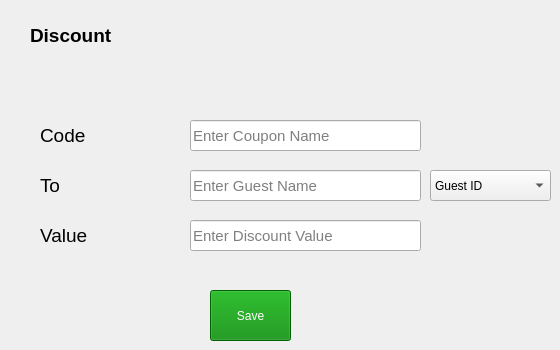
        <widget class="QWidget" name="tab_17">
         <attribute name="title">
          <string>Adding Coupon</string>
         </attribute>
         <widget class="QLineEdit" name="lineEdit_23">
          <property name="geometry">
           <rect>
            <x>190</x>
            <y>120</y>
            <width>231</width>
            <height>31</height>
           </rect>
          </property>
          <property name="font">
           <font>
            <family>Segoe UI</family>
            <pointsize>11</pointsize>
           </font>
          </property>
          <property name="placeholderText">
           <string>Enter Coupon Name</string>
          </property>
         </widget>
         <widget class="QLineEdit" name="lineEdit_24">
          <property name="geometry">
           <rect>
            <x>190</x>
            <y>220</y>
            <width>231</width>
            <height>31</height>
           </rect>
          </property>
          <property name="font">
           <font>
            <family>Segoe UI</family>
            <pointsize>11</pointsize>
           </font>
          </property>
          <property name="placeholderText">
           <string>Enter Discount Value</string>
          </property>
         </widget>
         <widget class="QLabel" name="label_37">
          <property name="geometry">
           <rect>
            <x>40</x>
            <y>170</y>
            <width>101</width>
            <height>31</height>
           </rect>
          </property>
          <property name="font">
           <font>
            <family>Segoe UI</family>
            <pointsize>14</pointsize>
            <weight>9</weight>
            <italic>false</italic>
            <bold>false</bold>
           </font>
          </property>
          <property name="text">
           <string>To</string>
          </property>
         </widget>
         <widget class="QPushButton" name="pushButton_26">
          <property name="geometry">
           <rect>
            <x>210</x>
            <y>290</y>
            <width>81</width>
            <height>51</height>
           </rect>
          </property>
          <property name="styleSheet">
           <string notr="true">QPushButton {
	
	font: 75 16pt &quot;Segoe UI&quot;;
	
	background-color: rgb(0, 136, 0);
	color: rgb(255, 255, 255);
 }

QPushButton::hover
{

	
	background-color: rgb(0, 255, 0);
}</string>
          </property>
          <property name="text">
           <string>Save</string>
          </property>
         </widget>
         <widget class="QLabel" name="label_38">
          <property name="geometry">
           <rect>
            <x>40</x>
            <y>220</y>
            <width>101</width>
            <height>31</height>
           </rect>
          </property>
          <property name="font">
           <font>
            <family>Segoe UI</family>
            <pointsize>14</pointsize>
            <weight>9</weight>
            <italic>false</italic>
            <bold>false</bold>
           </font>
          </property>
          <property name="text">
           <string>Value</string>
          </property>
         </widget>
         <widget class="QLabel" name="label_42">
          <property name="geometry">
           <rect>
            <x>30</x>
            <y>10</y>
            <width>181</width>
            <height>51</height>
           </rect>
          </property>
          <property name="font">
           <font>
            <family>Segoe UI</family>
            <pointsize>14</pointsize>
            <weight>75</weight>
            <italic>false</italic>
            <bold>true</bold>
           </font>
          </property>
          <property name="styleSheet">
           <string notr="true">QLabel{
font-weight:bold;
}</string>
          </property>
          <property name="text">
           <string>Discount </string>
          </property>
         </widget>
         <widget class="QLabel" name="label_43">
          <property name="geometry">
           <rect>
            <x>40</x>
            <y>120</y>
            <width>101</width>
            <height>31</height>
           </rect>
          </property>
          <property name="font">
           <font>
            <family>Segoe UI</family>
            <pointsize>14</pointsize>
            <weight>9</weight>
            <italic>false</italic>
            <bold>false</bold>
           </font>
          </property>
          <property name="text">
           <string>Code</string>
          </property>
         </widget>
         <widget class="QComboBox" name="comboBox_4">
          <property name="geometry">
           <rect>
            <x>430</x>
            <y>170</y>
            <width>121</width>
            <height>31</height>
           </rect>
          </property>
          <item>
           <property name="text">
            <string>Guest ID</string>
           </property>
          </item>
          <item>
           <property name="text">
            <string>Guest Name</string>
           </property>
          </item>
         </widget>
         <widget class="QLineEdit" name="lineEdit_25">
          <property name="geometry">
           <rect>
            <x>190</x>
            <y>170</y>
            <width>231</width>
            <height>31</height>
           </rect>
          </property>
          <property name="font">
           <font>
            <family>Segoe UI</family>
            <pointsize>11</pointsize>
           </font>
          </property>
          <property name="placeholderText">
           <string>Enter Guest Name</string>
          </property>
         </widget>
        </widget>
